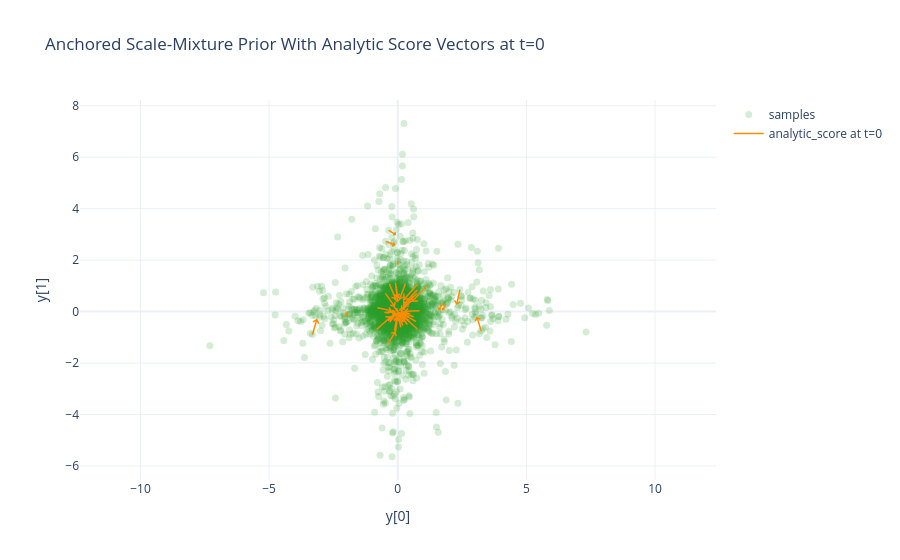

Write notebook code for a chart like this one.
### Code cell
anchored_samples = anchored_prior.sample(batch_size=sample_count)
anchored_indices = torch.randperm(anchored_samples.shape[0])[:subset_size]
anchored_subset = anchored_samples[anchored_indices]
anchored_scores = anchored_prior.analytic_score(
    y_t=anchored_subset,
    t=torch.zeros(subset_size),
)

fig = plot_prior_with_scores(
    samples=anchored_samples,
    anchor_samples=anchored_subset,
    scores=anchored_scores,
    title="Anchored Scale-Mixture Prior With Analytic Score Vectors at t=0",
    sample_trace_name="samples",
    arrow_trace_name="analytic_score at t=0",
    sample_color="rgb(44, 160, 44)",
    alpha=0.2,
    arrow_color="darkorange",
    arrow_scale=0.2,
)
fig.show()

### Figure 1 — Plotly figure (JSON) as saved in the notebook; plotly's stock layout.template omitted (floating-point values rounded to 4 significant figures; data arrays with more than 128 entries replaced by an {"elided": "..."} marker saying what was removed)
{"data": [{"hovertemplate": "x=%{x:.3f}<br>y=%{y:.3f}<extra></extra>", "marker": {"color": "rgb(44, 160, 44)", "opacity": 0.2, "size": 7}, "mode": "markers", "name": "samples", "type": "scatter", "x": {"elided": "3000 float values"}, "y": {"elided": "3000 float values"}}, {"hoverinfo": "skip", "line": {"color": "darkorange", "width": 1.5}, "mode": "lines", "name": "analytic_score at t=0", "type": "scatter", "x": {"elided": "350 float values"}, "y": {"elided": "350 float values"}}, {"customdata": [[1.457], [1.278], [0.5737], [0.3048], [2.303], [0.466], [3.667], [2.819], [2.591], [1.417], [1.687], [3.77], [1.866], [2.697], [2.709], [1.898], [2.176], [2.852], [3.124], [1.439], [2.868], [0.3927], [1.455], [1.535], [2.782], [3.538], [2.77], [2.956], [2.11], [1.686], [2.091], [3.081], [1.95], [0.9088], [2.471], [1.702], [0.9623], [0.9194], [0.5587], [3.899], [2.728], [0.8172], [2.915], [3.524], [3.028], [4.047], [2.24], [2.352], [1.652], [1.822]], "hovertemplate": "anchor=(%{x:.3f}, %{y:.3f})<br>|analytic_score|=%{customdata[0]:.3f}<extra></extra>", "marker": {"color": "darkorange", "opacity": 0, "size": 8}, "mode": "markers", "name": "analytic_score at t=0", "showlegend": false, "type": "scatter", "x": [0.334, 1.878, 0.004287, -0.03953, 0.3732, 0.09905, -0.8262, -0.08685, -0.1284, 0.2771, -0.2725, 0.752, -0.4725, 3.245, -0.08998, -0.519, 0.4413, 2.416, -0.3234, 1.748, 0.7092, -0.02569, -0.2665, -0.3535, -0.3918, 0.7396, 0.8434, -3.313, 0.1946, 0.2065, 0.4359, 0.2946, -0.38, -2.062, 0.5302, -0.3557, -0.01489, -0.1519, -0.05072, 0.7696, -0.7923, 0.003665, -0.05183, 0.7596, -0.4809, 1.123, 0.1184, 0.6227, -0.4449, 0.4901], "y": [0.2003, 0.2989, 1.97, 0.07034, -0.5026, -0.07359, -0.699, 1.129, -0.7389, -0.2567, -0.3605, 0.8344, 2.73, -0.7499, -0.8014, -0.03326, -0.3888, 0.8552, 1.071, 0.3271, -0.3933, 0.1008, -0.2823, 3.157, -1.278, 0.7043, 0.03156, -0.8895, -0.545, -0.4036, -0.3585, 1.075, -0.3614, -0.1906, 0.4166, -0.2851, -0.256, 0.191, 0.1391, 1.061, 0.1507, -0.2173, 0.9722, -0.6779, 0.7057, 0.9874, -0.6132, -0.2036, -0.05074, -0.08101]}], "layout": {"title": {"text": "Anchored Scale-Mixture Prior With Analytic Score Vectors at t=0"}, "xaxis": {"title": {"text": "y[0]"}}, "yaxis": {"scaleanchor": "x", "scaleratio": 1, "title": {"text": "y[1]"}}}}
